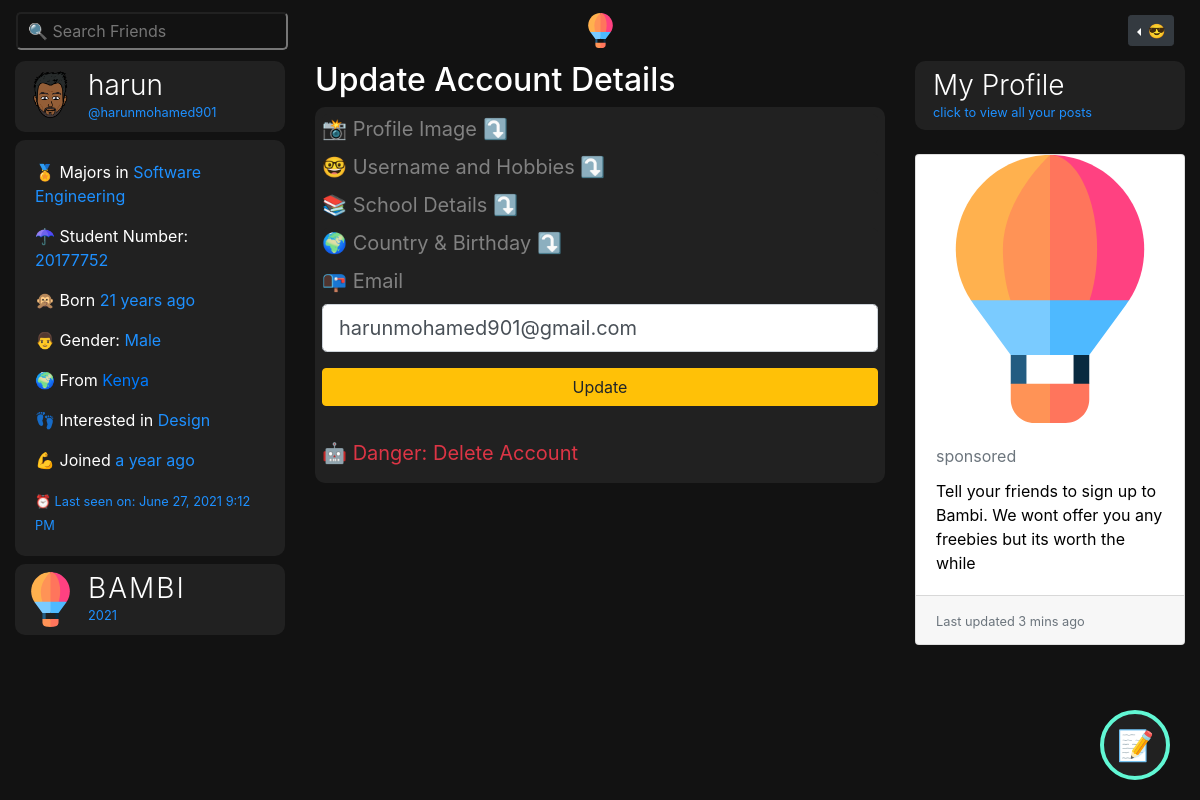
Page /account (signed in) on the earlier database version.
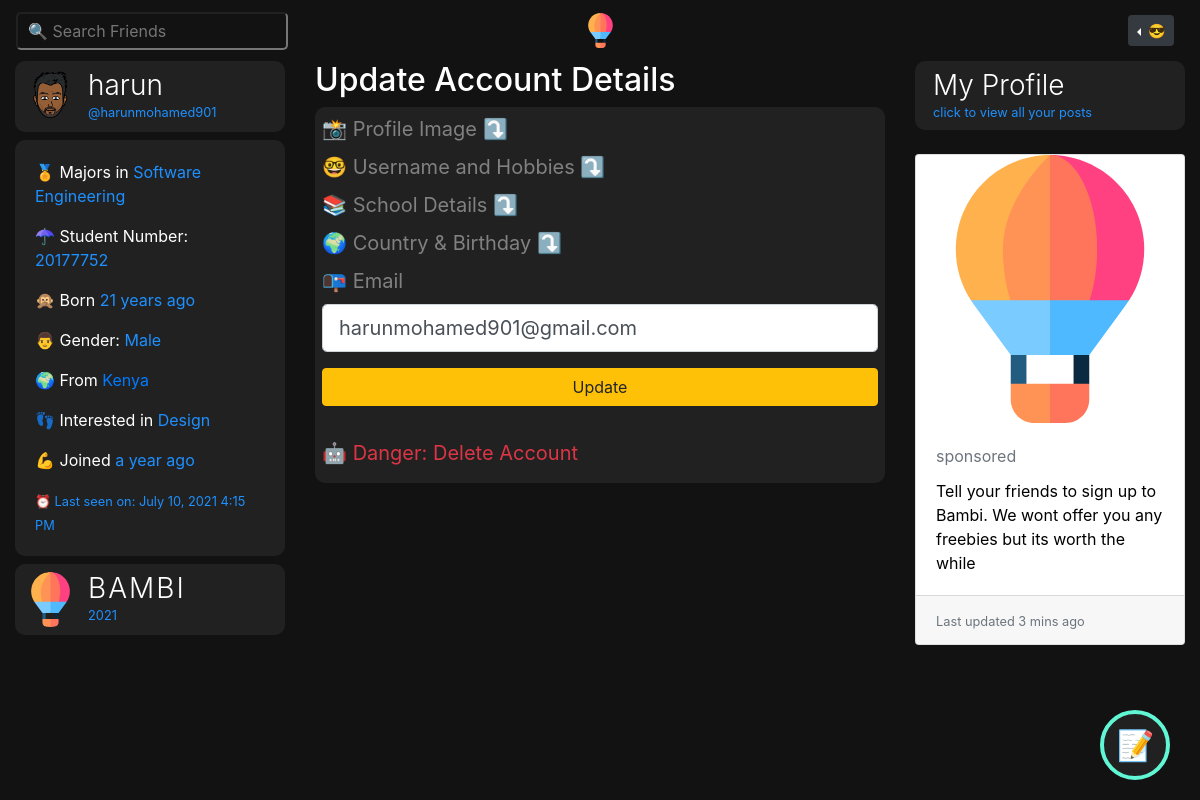
Same page on the later database version.
### bambiv3/models.py (models this page shows, shortened)
class User(db.Model, UserMixin):
	id = db.Column(db.Integer, primary_key=True)
	username = db.Column(db.String(20), unique=True, nullable=False)
	email = db.Column(db.String(120), unique=True, nullable=False)
	image_file = db.Column(db.String(20), nullable=False, default='default.jpg')
	password = db.Column(db.String(60), nullable=False)
	last_seen = db.Column(db.DateTime, default=datetime.utcnow)
	date_joined = db.Column(db.DateTime, nullable=False, default=datetime.utcnow)
	department = db.Column(db.String(20), nullable=False)
	student_number = db.Column(db.Integer(), unique=True, nullable=False)
	age = db.Column(db.DateTime, nullable=False)
	gender = db.Column(db.String(20), nullable=False)
	country = db.Column(db.String(20), nullable=False)
	hobby = db.Column(db.String(20), nullable=False)
	bio = db.Column(db.String(120), nullable=True)
	private = db.Column(db.Boolean, default=False, nullable=False)
	single = db.Column(db.Boolean, default=False, nullable=False)
	snapchat = db.Column(db.String(20),default=False, nullable=False)
	instagram = db.Column(db.String(20),default=False, nullable=False)
	posts = db.relationship('Post', backref='author', lazy=True, cascade="all, delete-orphan")
	products = db.relationship('Product', backref='author', lazy=True, cascade="all, delete-orphan")
	comments = db.relationship("Comment", backref="author", lazy="dynamic", cascade="all, delete-orphan")
	followed = db.relationship(
		'User', secondary=followers,
		primaryjoin=(followers.c.follower_id == id),
		secondaryjoin=(followers.c.followed_id == id),
		backref=db.backref('followers', lazy='dynamic'), lazy='dynamic')
	messages_sent = db.relationship('Message',
									foreign_keys='Message.sender_id',
									backref='author', lazy='dynamic', cascade="all, delete-orphan")
	messages_received = db.relationship('Message',
										foreign_keys='Message.recipient_id',
										backref='recipient', lazy='dynamic', cascade="all, delete-orphan")
	last_message_read_time = db.Column(db.DateTime)
	def new_messages(self):
		last_read_time = self.last_message_read_time or datetime(1900, 1, 1)
		return Message.query.filter_by(recipient=self).filter(
			Message.timestamp > last_read_time).count()

### bambiv3/routes.py (the view)
@app.route('/account', methods=['GET', 'POST'])
@login_required
def account():
	form = UpdateAccountForm()
	if form.validate_on_submit():
		if form.picture.data:
			picture_file = profile_img(form.picture.data)
			current_user.image_file = picture_file
		current_user.username = form.username.data.lower()
		current_user.email = form.email.data
		current_user.department = form.department.data
		current_user.student_number = form.student_number.data
		current_user.country = form.country.data
		current_user.age = form.age.data
		current_user.hobby = form.hobby.data
		db.session.commit()
		flash('Your Account has been updated', 'info')
		return redirect(url_for('account'))
	elif request.method == 'GET':
		form.username.data = current_user.username
		form.email.data = current_user.email
		form.department.data = current_user.department
		form.student_number.data = current_user.student_number
		form.country.data = current_user.country
		form.age.data = current_user.age
		form.hobby.data = current_user.hobby
	image_file = url_for('static', filename='profile_pics/' + current_user.image_file)
	return render_template('account.html', title='Account', image_file=image_file, form=form)

### bambiv3/forms.py (shortened to what this page needs)
class UpdateAccountForm(FlaskForm):
	username = StringField('Username', validators = [DataRequired(), Length(min=2, max=20), Regexp(r'^[\w.-_.]+$')])
	email = StringField('Email', validators = [DataRequired(), Email()])
	picture = FileField('', validators=[FileAllowed(['jpg', 'jpeg' , 'png'])])
	department = StringField('Department', validators=[DataRequired()])
	student_number = StringField('Student Number', validators=[DataRequired()])
	country = StringField('Country', validators=[DataRequired()])
	age = DateField('birthday', format='%d-%m-%Y', validators=[DataRequired()])
	hobby = StringField('Hobby', validators=[DataRequired()])
	snapchat = StringField('Snapchat')
	instagram = StringField('Instagram')
	bio = PageDownField('Bio')
	private = BooleanField('Private?')
	single = BooleanField('Single & Searchin?')
	submit = SubmitField('Update')

### bambiv3/models.py (called while the page is built)
@login_manager.user_loader
def load_user(user_id):
	return User.query.get(int(user_id))

### bambiv3/routes.py (called while the page is built)
@app.before_request
def before_request():
	if current_user.is_authenticated:
		current_user.last_seen = datetime.utcnow()
		db.session.commit()

### bambiv3/templates/account.html (shortened to what this page needs)
{% extends "layout.html" %}
{% block content %}
<div class="container-fluid">
	<div class="row">
		<div class="col-lg-3 d-none d-lg-block position-fixed">
		  <a href="{{ url_for('user_posts',username=current_user.username) }}" style="text-decoration:none;">
			<header class="mb-2">
		        <img src="{{ image_file }}" alt="user profile" class="profile-thumbnail">
		        <div class="profile-name">
		          <h3>{{current_user.username}}</h3>
		          <small>@{{current_user.email.split("@")[0] | lower}}</small>
		        </div>
		      </header>
		  </a>
		    <div class="about mb-2" style="color:#fff;background:#212121;border-radius:10px;">
		    <div class="card-body">
		      <p> 🏅 Majors in <span>{{current_user.department}}</span></p>
		      <p> ☂ Student Number: <span>{{current_user.student_number}}</span></p>
		      <p> 🙊 Born <span>{{ moment(current_user.age).fromNow() }}</span></p>
		      <p> {% if current_user.gender == 'male' %} 👨 {% else %}👩 {% endif %} Gender: <span>{{current_user.gender.title()}}</span></p>
		      <p> 🌍 From <a href="https://www.google.com/maps?q={{current_user.country.title()}}" target="_blank">{{current_user.country.title()}}</a></p>
		      <p> 👣 Interested in <span>{{current_user.hobby}}</span></p>
		      <p> 💪 Joined <span>{{ moment(current_user.date_joined).fromNow() }}</span></p>
		      <small>⏰ Last seen on: {{ moment(current_user.last_seen).format('LLL') }}</small>
		    </div>
		  </div>
		  <header>
		    <img src="{{ url_for('static', filename='resources/' + 'logo.svg') }}" alt="logo" class="profile-thumbnail">
		    <div class="profile-name">
		      <h3 class="logo">BAMBI</h3>
		      <small id="year"></small>
		    </div>
		  </header>
		</div>
		<div class="col-lg-6 offset-lg-3">
			<h2>Update Account Details</h2>
			<div class="post">
			  <div id="inner">
			   <div class="content-section">
				  <form method="POST" action="" enctype="multipart/form-data">
            <fieldset class="form-group">
              <div class="mb-2" style="background:#212121;font-size:20px;display:block;border-radius:5px;">
	          <a data-toggle="collapse" href="#dp" role="button" aria-expanded="false" aria-controls="dp" style="text-decoration:none;color:#818181;">📸 Profile Image ⤵</a>
          </div>
              <div class="mb-2" style="background:#212121;padding:;font-size:20px;display:block;border-radius:5px;">
	          <a data-toggle="collapse" href="#names" role="button" aria-expanded="false" aria-controls="names" style="text-decoration:none;color:#818181;">🤓 Username and Hobbies ⤵</a>
          </div>
              <div class="mb-2" style="background:#212121;font-size:20px;display:block;border-radius:5px;">
	          <a data-toggle="collapse" href="#deets" role="button" aria-expanded="false" aria-controls="deets" style="text-decoration:none;color:#818181;">📚 School Details ⤵</a>
              <div class="mb-2 mt-2" style="background:#212121;padding:;font-size:20px;display:block;border-radius:5px;">
	          <a data-toggle="collapse" href="#country" role="button" aria-expanded="false" aria-controls="country" style="text-decoration:none;color:#818181;">🌍 Country & Birthday ⤵</a>
              <div class="form-group mt-2">
                <a style="text-decoration:none;font-size:20px;color:#818181;">📭 {{ form.email.label(class="form-control-label") }}</a>
                {% if form.email.errors %}
                {{ form.email(class="form-control form-control-lg is-invalid") }}
                <div class="invalid-feedback">
                  {% for error in form.email.errors %}
                  <span>{{ error }}</span>
                  {% endfor %}
                </div>
                {% else %}
                {{ form.email(class="form-control form-control-lg") }}
                {% endif %}
              </div>
          </div>
              <div class="form-group mt-2">
              	{{ form.submit(class="btn btn-block btn-warning") }}
              </div>
            </fieldset>
          </form>
          	<div class="mb-2" style="background:#212121;padding:;font-size:20px;display:block;">
	        <a class="text-danger" data-toggle="collapse" href="#delete_account" role="button" aria-expanded="false" aria-controls="delete_account" style="text-decoration:none;color:">🤖 Danger: Delete Account</a>
	     </div>
			  </div>
		</div>
			</div>
		</div>
		<div class="col-lg-3 d-none d-lg-block position-fixed offset-lg-9">
			 <header data-toggle="modal" data-target="#profile"><a style="text-decoration:none;" href="{{url_for('user_posts', username=current_user.username)}}">
		        <div class="profile-name">
		          <h3 style="color:#fff;">My Profile</h3>
		          <small>click to view all your posts</small>
		        </div>
		        </a>
		      </header>
		      <br>
			<div class="card" style="color:#000;">
		      <img class="card-img-top" src="{{ url_for('static', filename='resources/' + 'logo.svg') }}" alt="logo">
		      <div class="card-body">
		        <h5 class="card-title"><small class="text-muted">sponsored</small></h5>
		        <p class="card-text">Tell your friends to sign up to Bambi. We wont offer you any freebies but its worth the while</p>
		      </div>
		      <div class="card-footer">
		        <small class="text-muted">Last updated 3 mins ago</small>
		      </div>
		    </div>
		</div>
	</div>
</div>
{% endblock content %}

### bambiv3/templates/layout.html (shortened to what this page needs)
<!doctype html>
<html lang="en">
  <head>
    <link rel="stylesheet" href="https://stackpath.bootstrapcdn.com/bootstrap/4.3.1/css/bootstrap.min.css">
    <link rel="stylesheet" type="text/css" href="{{ url_for('static', filename='main.css') }}">
  </head>
  <body>
<nav class="navbar navbar-expand-md navbar-dark sticky-top">
    <div class="navbar-collapse collapse w-100 order-1 order-md-0 dual-collapse2">
        <ul class="navbar-nav mr-auto">
            <li>
               <div class="d">
                <input type="text" placeholder="🔍 Search Friends" id="search" onkeyup="filterFunction()" onclick="search()" class="dropbtn">
            </div>
            </li>
        </ul>
    </div>
    <div class="mx-auto order-0">
      <a class="navbar-brand mx-auto d-none d-lg-block" href="{{ url_for('home') }}">
        <img src="{{ url_for('static', filename='resources/' + 'logo.svg') }}" width="35" height="35" class="d-inline-block align-top" alt="">
      </a>
  </div>
    <div class="navbar-collapse collapse w-100 order-3 dual-collapse2 settings">
        <ul class="navbar-nav ml-auto">
          {% if current_user.is_authenticated %}
          <li>
            <div class="dropdown dropleft">
            <button class="btn  btn-sm btn-dark dropdown-toggle" type="button" id="dropdownMenuButton" data-toggle="dropdown" aria-haspopup="true" aria-expanded="false">
               <span>😎</span>
            </button>
              {% set new_messages = current_user.new_messages() %}
          </div>
          </li>
          {% else %}
            <li class="nav-item">
              <a  class="btn btn-sm btn-outline-primary" href="{{ url_for('login') }}" style="color:#F9E9C8;text-decoration: none;"> 😇 Log In</a>
              <a  class="btn btn-sm btn-outline-success" href="{{ url_for('register') }}" style="color:#F9E9C8;text-decoration: none;"> 👽 Sign Up</a>
            </li>
          {% endif %}
        </ul>
    </div>
</nav>
  {% block content %} {% endblock %}
  {% if current_user.is_authenticated %}
      <div id="new_post" class="d-none d-lg-block">
          <button class="post_btn"><a href="{{ url_for('new_post') }}" style="color:#F9E9C8;" data-toggle="popover" data-content="🍌: Add Longer Posts with Titles">📝</a></button>
        </div>
       {% set new_messages = current_user.new_messages() %}
    {% endif %}
  </body>
</html>

### bambiv3/static/main.css (style rules this page uses)
body { background:#121212; color:#fff; }
nav { background:#121212; }
.settings li { padding-right:10px; }
.logo { color:#fff; letter-spacing:2px; }
.about span, small { color:#1e90ff; }
#search { box-sizing: border-box; background-position: 14px 12px; font-size: 16px; padding: 5px 10px 5px 10px; background: transparent; color: #F9E9C8; border-radius: 5px; }
.d { position: relative; display: inline-block; }
h3 { font-weight: 300; }
header { display: flex; flex-direction: row; color:#fff; background:#212121; border-radius:10px; padding:8px; cursor:pointer; }
header .profile-thumbnail { width: 55px; height: 55px; border-radius: 50%; }
header .profile-name { display: flex; flex-direction:column; margin-left: 10px; }
header h3, header h4 { display: flex; margin: 0; }
.post { background:#212121; border-radius:10px; padding:7px; }
.post_btn { background-color : #000; color: #F9E9C8; padding: 10px 20px; border:none; outline:none; border:2px solid #F9E9C8; padding: 2px; border-radius: 50%; height:70px; width:70px; }
#new_post { position: fixed; bottom: 20px; right: 30px; }
.post_btn { background-color: #212121; color: #F9E9C8; outline: none; border: 4px solid #61f7d4;; padding: 2px; border-radius: 50%; height: 70px; width: 70px; font-size: 30px; }

Differences in the rows shown:
changed User "harun": last_seen "June 27, 2021 9:12 PM" → "July 10, 2021 4:15 PM"
